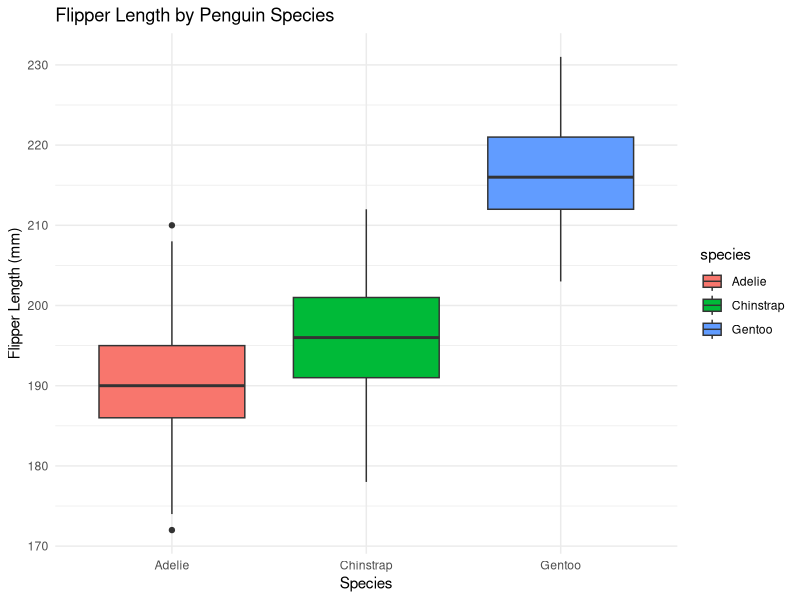

Recreate this plot in R.
## ---- chunk 1
#| warning: false
#| echo: false

# install.packages("palmerpenguins")

# Load the necessary libraries
library(palmerpenguins)
head(penguins)
## ---- chunk 2
#| warning: false
#| echo: false

# Load the necessary libraries
library(ggplot2)

# Create the plot
ggplot(data = penguins, aes(x = species, y = flipper_length_mm, fill = species)) +
  geom_boxplot() +
  labs(title = "Flipper Length by Penguin Species",
       x = "Species",
       y = "Flipper Length (mm)") +
  theme_minimal()
